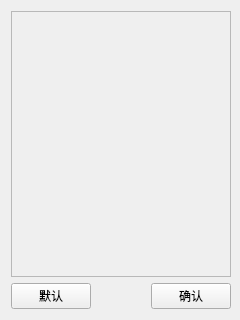
<?xml version="1.0" encoding="UTF-8"?>
<ui version="4.0">
 <class>mCustomColorBar</class>
 <widget class="QDialog" name="mCustomColorBar">
  <property name="windowModality">
   <enum>Qt::NonModal</enum>
  </property>
  <property name="geometry">
   <rect>
    <x>0</x>
    <y>0</y>
    <width>240</width>
    <height>320</height>
   </rect>
  </property>
  <property name="minimumSize">
   <size>
    <width>240</width>
    <height>320</height>
   </size>
  </property>
  <property name="maximumSize">
   <size>
    <width>240</width>
    <height>320</height>
   </size>
  </property>
  <property name="windowTitle">
   <string>自定义颜色表</string>
  </property>
  <layout class="QGridLayout" name="gridLayout">
   <property name="rightMargin">
    <number>9</number>
   </property>
   <item row="0" column="0">
    <layout class="QVBoxLayout" name="verticalLayout" stretch="8,1">
     <item>
      <widget class="QScrollArea" name="scrollArea">
       <property name="widgetResizable">
        <bool>true</bool>
       </property>
       <widget class="QWidget" name="scrollAreaWidgetContents">
        <property name="geometry">
         <rect>
          <x>0</x>
          <y>0</y>
          <width>218</width>
          <height>259</height>
         </rect>
        </property>
       </widget>
      </widget>
     </item>
     <item>
      <layout class="QHBoxLayout" name="horizontalLayout">
       <item>
        <widget class="QPushButton" name="pushButton_default">
         <property name="minimumSize">
          <size>
           <width>80</width>
           <height>0</height>
          </size>
         </property>
         <property name="focusPolicy">
          <enum>Qt::NoFocus</enum>
         </property>
         <property name="text">
          <string>默认</string>
         </property>
        </widget>
       </item>
       <item>
        <spacer name="horizontalSpacer">
         <property name="orientation">
          <enum>Qt::Horizontal</enum>
         </property>
         <property name="sizeHint" stdset="0">
          <size>
           <width>58</width>
           <height>20</height>
          </size>
         </property>
        </spacer>
       </item>
       <item>
        <widget class="QPushButton" name="pushButton_ok">
         <property name="minimumSize">
          <size>
           <width>80</width>
           <height>0</height>
          </size>
         </property>
         <property name="focusPolicy">
          <enum>Qt::NoFocus</enum>
         </property>
         <property name="text">
          <string>确认</string>
         </property>
        </widget>
       </item>
      </layout>
     </item>
    </layout>
   </item>
  </layout>
 </widget>
 <layoutdefault spacing="6" margin="11"/>
 <resources/>
 <connections/>
</ui>
